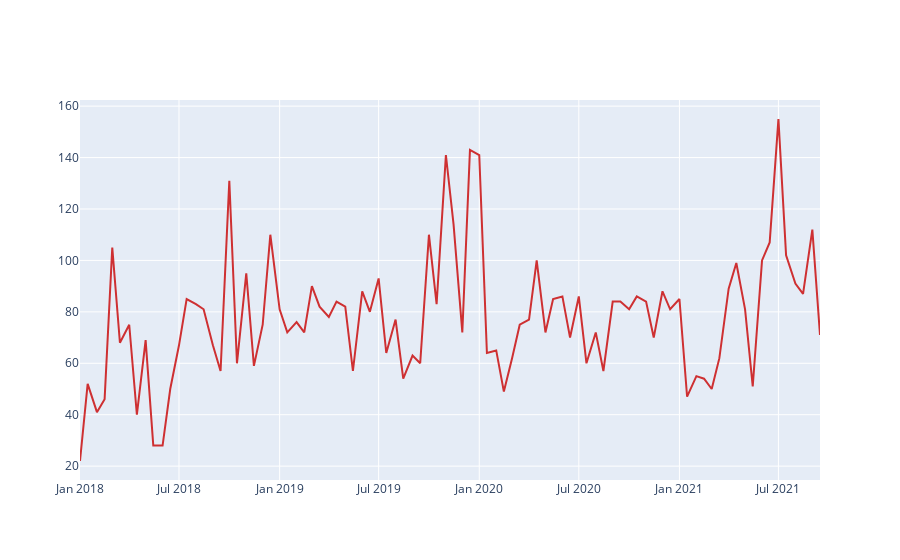

Notebook source saved alongside this figure:
### Markdown cell above
PREPARACIÓN PARA UTILIZAR MI DF

### Code cell
#Para ser mas utilitario, me quedo con los titulos sacados en los ULTIMOS 15 dias (acumulando cuanto ha sacado HASTA el dia "x")
date15nethistoric=Netflix_.groupby(pd.Grouper(key="date_added", freq="SMS"))


#Creo el grafico historico de Netflix
df=date15nethistoric.count()

trace1 = go.Scatter(
                    x = df.index,
                    y = df['type'],
                    name = 'Netflix',
                    mode= 'lines',
                    marker = dict(color = 'rgba(200, 2, 2, 0.8)'))
fig=go.Figure(trace1)
iplot(fig)
